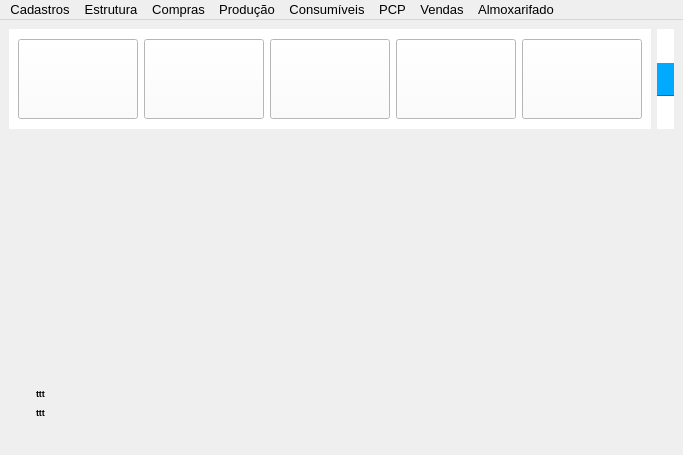
<?xml version="1.0" encoding="UTF-8"?>
<ui version="4.0">
 <class>Menu_Principal</class>
 <widget class="QMainWindow" name="Menu_Principal">
  <property name="geometry">
   <rect>
    <x>0</x>
    <y>0</y>
    <width>683</width>
    <height>455</height>
   </rect>
  </property>
  <property name="sizePolicy">
   <sizepolicy hsizetype="Preferred" vsizetype="Preferred">
    <horstretch>0</horstretch>
    <verstretch>0</verstretch>
   </sizepolicy>
  </property>
  <property name="maximumSize">
   <size>
    <width>16777215</width>
    <height>16777215</height>
   </size>
  </property>
  <property name="windowTitle">
   <string>ERP Suzuki</string>
  </property>
  <property name="windowIcon">
   <iconset>
    <normaloff>../../menu/icones/maquinas.jpg</normaloff>../../menu/icones/maquinas.jpg</iconset>
  </property>
  <property name="styleSheet">
   <string notr="true"/>
  </property>
  <widget class="QWidget" name="centralwidget">
   <property name="maximumSize">
    <size>
     <width>16777215</width>
     <height>16777215</height>
    </size>
   </property>
   <layout class="QVBoxLayout" name="verticalLayout">
    <item>
     <widget class="QWidget" name="widget_8" native="true">
      <property name="minimumSize">
       <size>
        <width>0</width>
        <height>100</height>
       </size>
      </property>
      <property name="maximumSize">
       <size>
        <width>16777215</width>
        <height>100</height>
       </size>
      </property>
      <layout class="QHBoxLayout" name="horizontalLayout_3">
       <property name="leftMargin">
        <number>0</number>
       </property>
       <property name="topMargin">
        <number>0</number>
       </property>
       <property name="rightMargin">
        <number>0</number>
       </property>
       <property name="bottomMargin">
        <number>0</number>
       </property>
       <item>
        <widget class="QWidget" name="widget_7" native="true">
         <property name="minimumSize">
          <size>
           <width>0</width>
           <height>0</height>
          </size>
         </property>
         <property name="maximumSize">
          <size>
           <width>700</width>
           <height>16777215</height>
          </size>
         </property>
         <property name="styleSheet">
          <string notr="true">background-color: rgb(255, 255, 255);</string>
         </property>
         <layout class="QHBoxLayout" name="horizontalLayout_2">
          <property name="leftMargin">
           <number>9</number>
          </property>
          <item>
           <widget class="QPushButton" name="btn_1">
            <property name="sizePolicy">
             <sizepolicy hsizetype="Preferred" vsizetype="Preferred">
              <horstretch>0</horstretch>
              <verstretch>0</verstretch>
             </sizepolicy>
            </property>
            <property name="minimumSize">
             <size>
              <width>120</width>
              <height>80</height>
             </size>
            </property>
            <property name="maximumSize">
             <size>
              <width>120</width>
              <height>80</height>
             </size>
            </property>
            <property name="font">
             <font>
              <pointsize>9</pointsize>
              <weight>75</weight>
              <bold>true</bold>
             </font>
            </property>
            <property name="cursor">
             <cursorShape>PointingHandCursor</cursorShape>
            </property>
            <property name="layoutDirection">
             <enum>Qt::LeftToRight</enum>
            </property>
            <property name="autoFillBackground">
             <bool>false</bool>
            </property>
            <property name="styleSheet">
             <string notr="true">background-color: rgb(255, 255, 255);</string>
            </property>
            <property name="text">
             <string/>
            </property>
            <property name="iconSize">
             <size>
              <width>60</width>
              <height>60</height>
             </size>
            </property>
            <property name="checkable">
             <bool>false</bool>
            </property>
            <property name="autoDefault">
             <bool>false</bool>
            </property>
            <property name="default">
             <bool>false</bool>
            </property>
            <property name="flat">
             <bool>false</bool>
            </property>
           </widget>
          </item>
          <item>
           <widget class="QPushButton" name="btn_2">
            <property name="sizePolicy">
             <sizepolicy hsizetype="Preferred" vsizetype="Preferred">
              <horstretch>0</horstretch>
              <verstretch>0</verstretch>
             </sizepolicy>
            </property>
            <property name="minimumSize">
             <size>
              <width>120</width>
              <height>80</height>
             </size>
            </property>
            <property name="maximumSize">
             <size>
              <width>120</width>
              <height>80</height>
             </size>
            </property>
            <property name="font">
             <font>
              <pointsize>9</pointsize>
              <weight>75</weight>
              <bold>true</bold>
             </font>
            </property>
            <property name="cursor">
             <cursorShape>PointingHandCursor</cursorShape>
            </property>
            <property name="layoutDirection">
             <enum>Qt::LeftToRight</enum>
            </property>
            <property name="autoFillBackground">
             <bool>false</bool>
            </property>
            <property name="styleSheet">
             <string notr="true">background-color: rgb(255, 255, 255);</string>
            </property>
            <property name="text">
             <string/>
            </property>
            <property name="iconSize">
             <size>
              <width>60</width>
              <height>60</height>
             </size>
            </property>
            <property name="checkable">
             <bool>false</bool>
            </property>
            <property name="autoDefault">
             <bool>false</bool>
            </property>
            <property name="default">
             <bool>false</bool>
            </property>
            <property name="flat">
             <bool>false</bool>
            </property>
           </widget>
          </item>
          <item>
           <widget class="QPushButton" name="btn_3">
            <property name="sizePolicy">
             <sizepolicy hsizetype="Preferred" vsizetype="Preferred">
              <horstretch>0</horstretch>
              <verstretch>0</verstretch>
             </sizepolicy>
            </property>
            <property name="minimumSize">
             <size>
              <width>120</width>
              <height>80</height>
             </size>
            </property>
            <property name="maximumSize">
             <size>
              <width>120</width>
              <height>80</height>
             </size>
            </property>
            <property name="font">
             <font>
              <pointsize>9</pointsize>
              <weight>75</weight>
              <bold>true</bold>
             </font>
            </property>
            <property name="cursor">
             <cursorShape>PointingHandCursor</cursorShape>
            </property>
            <property name="layoutDirection">
             <enum>Qt::LeftToRight</enum>
            </property>
            <property name="autoFillBackground">
             <bool>false</bool>
            </property>
            <property name="styleSheet">
             <string notr="true">background-color: rgb(255, 255, 255);</string>
            </property>
            <property name="text">
             <string/>
            </property>
            <property name="iconSize">
             <size>
              <width>60</width>
              <height>60</height>
             </size>
            </property>
            <property name="checkable">
             <bool>false</bool>
            </property>
            <property name="autoDefault">
             <bool>false</bool>
            </property>
            <property name="default">
             <bool>false</bool>
            </property>
            <property name="flat">
             <bool>false</bool>
            </property>
           </widget>
          </item>
          <item>
           <widget class="QPushButton" name="btn_4">
            <property name="sizePolicy">
             <sizepolicy hsizetype="Preferred" vsizetype="Preferred">
              <horstretch>0</horstretch>
              <verstretch>0</verstretch>
             </sizepolicy>
            </property>
            <property name="minimumSize">
             <size>
              <width>120</width>
              <height>80</height>
             </size>
            </property>
            <property name="maximumSize">
             <size>
              <width>120</width>
              <height>80</height>
             </size>
            </property>
            <property name="font">
             <font>
              <pointsize>9</pointsize>
              <weight>75</weight>
              <bold>true</bold>
             </font>
            </property>
            <property name="cursor">
             <cursorShape>PointingHandCursor</cursorShape>
            </property>
            <property name="layoutDirection">
             <enum>Qt::LeftToRight</enum>
            </property>
            <property name="autoFillBackground">
             <bool>false</bool>
            </property>
            <property name="styleSheet">
             <string notr="true">background-color: rgb(255, 255, 255);</string>
            </property>
            <property name="text">
             <string/>
            </property>
            <property name="iconSize">
             <size>
              <width>60</width>
              <height>60</height>
             </size>
            </property>
            <property name="checkable">
             <bool>false</bool>
            </property>
            <property name="autoDefault">
             <bool>false</bool>
            </property>
            <property name="default">
             <bool>false</bool>
            </property>
            <property name="flat">
             <bool>false</bool>
            </property>
           </widget>
          </item>
          <item>
           <widget class="QPushButton" name="btn_5">
            <property name="sizePolicy">
             <sizepolicy hsizetype="Preferred" vsizetype="Preferred">
              <horstretch>0</horstretch>
              <verstretch>0</verstretch>
             </sizepolicy>
            </property>
            <property name="minimumSize">
             <size>
              <width>120</width>
              <height>80</height>
             </size>
            </property>
            <property name="maximumSize">
             <size>
              <width>120</width>
              <height>80</height>
             </size>
            </property>
            <property name="font">
             <font>
              <pointsize>9</pointsize>
              <weight>75</weight>
              <bold>true</bold>
             </font>
            </property>
            <property name="cursor">
             <cursorShape>PointingHandCursor</cursorShape>
            </property>
            <property name="layoutDirection">
             <enum>Qt::LeftToRight</enum>
            </property>
            <property name="autoFillBackground">
             <bool>false</bool>
            </property>
            <property name="styleSheet">
             <string notr="true">background-color: rgb(255, 255, 255);</string>
            </property>
            <property name="text">
             <string/>
            </property>
            <property name="iconSize">
             <size>
              <width>60</width>
              <height>60</height>
             </size>
            </property>
            <property name="checkable">
             <bool>false</bool>
            </property>
            <property name="autoDefault">
             <bool>false</bool>
            </property>
            <property name="default">
             <bool>false</bool>
            </property>
            <property name="flat">
             <bool>false</bool>
            </property>
           </widget>
          </item>
         </layout>
        </widget>
       </item>
       <item>
        <widget class="QWidget" name="widget_9" native="true">
         <property name="minimumSize">
          <size>
           <width>0</width>
           <height>0</height>
          </size>
         </property>
         <property name="maximumSize">
          <size>
           <width>16777215</width>
           <height>16777215</height>
          </size>
         </property>
         <property name="styleSheet">
          <string notr="true">background-color: qlineargradient(spread:pad, x1:0, y1:0, x2:0, y2:1, stop:0.329545 rgba(255, 255, 255, 255), stop:0.339799 rgba(255, 255, 255, 255), stop:0.340909 rgba(0, 170, 255, 255), stop:0.662444 rgba(0, 170, 255, 255), stop:0.662469 rgba(0, 0, 255, 255), stop:0.670455 rgba(255, 255, 255, 255));</string>
         </property>
        </widget>
       </item>
      </layout>
     </widget>
    </item>
    <item>
     <widget class="QWidget" name="widget" native="true">
      <property name="styleSheet">
       <string notr="true"/>
      </property>
     </widget>
    </item>
    <item>
     <widget class="QWidget" name="widget_2" native="true">
      <property name="minimumSize">
       <size>
        <width>0</width>
        <height>150</height>
       </size>
      </property>
      <property name="maximumSize">
       <size>
        <width>16777215</width>
        <height>150</height>
       </size>
      </property>
      <property name="styleSheet">
       <string notr="true"/>
      </property>
      <layout class="QHBoxLayout" name="horizontalLayout">
       <item>
        <widget class="QWidget" name="widget_4" native="true">
         <property name="styleSheet">
          <string notr="true"/>
         </property>
         <layout class="QVBoxLayout" name="verticalLayout_2">
          <item>
           <widget class="QWidget" name="widget_6" native="true">
            <property name="styleSheet">
             <string notr="true"/>
            </property>
           </widget>
          </item>
          <item>
           <widget class="QWidget" name="widget_5" native="true">
            <property name="minimumSize">
             <size>
              <width>0</width>
              <height>50</height>
             </size>
            </property>
            <property name="maximumSize">
             <size>
              <width>16777215</width>
              <height>50</height>
             </size>
            </property>
            <property name="styleSheet">
             <string notr="true"/>
            </property>
            <layout class="QVBoxLayout" name="verticalLayout_3">
             <item>
              <widget class="QLabel" name="label_versao">
               <property name="font">
                <font>
                 <pointsize>7</pointsize>
                 <weight>75</weight>
                 <bold>true</bold>
                </font>
               </property>
               <property name="text">
                <string>ttt</string>
               </property>
               <property name="alignment">
                <set>Qt::AlignLeading|Qt::AlignLeft|Qt::AlignVCenter</set>
               </property>
              </widget>
             </item>
             <item>
              <widget class="QLabel" name="label_DataVersao">
               <property name="font">
                <font>
                 <pointsize>7</pointsize>
                 <weight>75</weight>
                 <bold>true</bold>
                </font>
               </property>
               <property name="text">
                <string>ttt</string>
               </property>
               <property name="alignment">
                <set>Qt::AlignLeading|Qt::AlignLeft|Qt::AlignVCenter</set>
               </property>
              </widget>
             </item>
            </layout>
           </widget>
          </item>
         </layout>
        </widget>
       </item>
       <item>
        <widget class="QWidget" name="widget_3" native="true">
         <property name="minimumSize">
          <size>
           <width>400</width>
           <height>0</height>
          </size>
         </property>
         <property name="maximumSize">
          <size>
           <width>400</width>
           <height>16777215</height>
          </size>
         </property>
         <property name="styleSheet">
          <string notr="true"/>
         </property>
         <layout class="QVBoxLayout" name="verticalLayout_4">
          <item>
           <widget class="QLabel" name="label">
            <property name="text">
             <string/>
            </property>
            <property name="scaledContents">
             <bool>true</bool>
            </property>
           </widget>
          </item>
         </layout>
        </widget>
       </item>
      </layout>
     </widget>
    </item>
   </layout>
  </widget>
  <widget class="QMenuBar" name="menuBar">
   <property name="geometry">
    <rect>
     <x>0</x>
     <y>0</y>
     <width>683</width>
     <height>23</height>
    </rect>
   </property>
   <property name="font">
    <font>
     <pointsize>10</pointsize>
    </font>
   </property>
   <widget class="QMenu" name="menu_Producao">
    <property name="title">
     <string>Produção</string>
    </property>
    <addaction name="action_OP_Incluir"/>
    <addaction name="action_OP_Alterar"/>
    <addaction name="action_OP_Consumo"/>
    <addaction name="action_OP_Encerar"/>
    <addaction name="action_OP_Excluir"/>
    <addaction name="action_Producao_Status"/>
   </widget>
   <widget class="QMenu" name="menu_Estoque">
    <property name="title">
     <string>Almoxarifado</string>
    </property>
    <addaction name="action_Est_Mov"/>
    <addaction name="action_Est_Final"/>
   </widget>
   <widget class="QMenu" name="menu_Produto">
    <property name="title">
     <string>Cadastros</string>
    </property>
    <widget class="QMenu" name="menuProduto">
     <property name="title">
      <string>Produto</string>
     </property>
     <addaction name="action_Prod_Incluir"/>
     <addaction name="actionAlterar_Produto"/>
     <addaction name="action_Consultar_Produto"/>
     <addaction name="actionPesquisar_Produto"/>
     <addaction name="actionImprimir_Fichas"/>
    </widget>
    <widget class="QMenu" name="menuProduto_Preliminar">
     <property name="title">
      <string>Produto Preliminar</string>
     </property>
     <addaction name="action_Pre_Incluir_2"/>
     <addaction name="action_Pre_Status_2"/>
    </widget>
    <addaction name="menuProduto_Preliminar"/>
    <addaction name="menuProduto"/>
    <addaction name="actionConjunto"/>
    <addaction name="actionCliente"/>
    <addaction name="actionFornecedor"/>
    <addaction name="actionFuncionario"/>
    <addaction name="actionNatureza_Opera_o_CFOP"/>
    <addaction name="actionTipo_de_Material"/>
    <addaction name="actionProjetos"/>
    <addaction name="actionLocais_de_Estoque"/>
   </widget>
   <widget class="QMenu" name="menu_Compras">
    <property name="title">
     <string>Compras</string>
    </property>
    <widget class="QMenu" name="menu_Solicitacao">
     <property name="title">
      <string>Solicitação</string>
     </property>
     <addaction name="action_Sol_Incluir"/>
    </widget>
    <widget class="QMenu" name="menu_Requisicao">
     <property name="title">
      <string>Requisição</string>
     </property>
     <addaction name="action_Req_Incluir"/>
    </widget>
    <widget class="QMenu" name="menu_OC">
     <property name="title">
      <string>Ordem de Compra</string>
     </property>
     <addaction name="action_OC_Incluir"/>
     <addaction name="action_OC_Alterar"/>
    </widget>
    <addaction name="menu_Solicitacao"/>
    <addaction name="menu_Requisicao"/>
    <addaction name="menu_OC"/>
    <addaction name="action_Compras_Status"/>
   </widget>
   <widget class="QMenu" name="menu_Plano">
    <property name="title">
     <string>PCP</string>
    </property>
    <addaction name="action_Pcp_Previsao"/>
    <addaction name="action_Pcp_Produto"/>
   </widget>
   <widget class="QMenu" name="menu_Vendas">
    <property name="title">
     <string>Vendas</string>
    </property>
    <widget class="QMenu" name="menu_PI">
     <property name="title">
      <string>Pedido Interno (PI)</string>
     </property>
     <addaction name="action_PI_Incluir"/>
     <addaction name="action_PI_Alterar"/>
    </widget>
    <widget class="QMenu" name="menu_OV">
     <property name="title">
      <string>Ordem de Venda (OV)</string>
     </property>
     <addaction name="action_OV_Incluir"/>
     <addaction name="action_OV_Alterar"/>
    </widget>
    <addaction name="menu_PI"/>
    <addaction name="menu_OV"/>
    <addaction name="action_Vendas_Status"/>
   </widget>
   <widget class="QMenu" name="menuEstrutura">
    <property name="title">
     <string>Estrutura</string>
    </property>
    <addaction name="actionCadastrar_Vers_o"/>
    <addaction name="action_Estr_Incluir"/>
    <addaction name="action_Estr_Custo"/>
   </widget>
   <widget class="QMenu" name="menuConsum_veis">
    <property name="title">
     <string>Consumíveis</string>
    </property>
    <addaction name="action_CI_Incluir"/>
   </widget>
   <addaction name="menu_Produto"/>
   <addaction name="menuEstrutura"/>
   <addaction name="menu_Compras"/>
   <addaction name="menu_Producao"/>
   <addaction name="menuConsum_veis"/>
   <addaction name="menu_Plano"/>
   <addaction name="menu_Vendas"/>
   <addaction name="menu_Estoque"/>
  </widget>
  <action name="action_Incluir_Sol">
   <property name="text">
    <string>Inclui Solicitação</string>
   </property>
  </action>
  <action name="action_Consulta_Sol">
   <property name="text">
    <string>Consulta Solicitação</string>
   </property>
  </action>
  <action name="action_Consome_OS">
   <property name="text">
    <string>&quot;ANTIGO&quot; Consumo OS</string>
   </property>
  </action>
  <action name="action_IncluirOC_PDF">
   <property name="text">
    <string>Inclui OC (PDF)</string>
   </property>
  </action>
  <action name="action_Inclui_OP">
   <property name="text">
    <string>Inclui OP</string>
   </property>
  </action>
  <action name="action_Altera_OP">
   <property name="text">
    <string>Altera OP</string>
   </property>
  </action>
  <action name="action_Consulta_OP">
   <property name="text">
    <string>Consulta OP</string>
   </property>
  </action>
  <action name="action_Consumo_OP">
   <property name="text">
    <string>Consumo OP</string>
   </property>
  </action>
  <action name="action_Inclui_Req7">
   <property name="text">
    <string>Inclui Requisição1</string>
   </property>
  </action>
  <action name="a1ction_Consulta_Req">
   <property name="text">
    <string>Consulta Requisição1</string>
   </property>
  </action>
  <action name="action_Produto_PCP">
   <property name="text">
    <string>Consulta Produto1</string>
   </property>
   <property name="iconVisibleInMenu">
    <bool>true</bool>
   </property>
  </action>
  <action name="action_Encerra_OP">
   <property name="text">
    <string>Encerra OP</string>
   </property>
  </action>
  <action name="action_Est_Mov">
   <property name="text">
    <string>Movimentação</string>
   </property>
  </action>
  <action name="actionCadastro_Equipamento_N_S_rie">
   <property name="text">
    <string>Cadastro Equipamento (Nº Série)</string>
   </property>
  </action>
  <action name="actionCadastro_Par_metro_Checklist">
   <property name="text">
    <string>Cadastro Parâmetro/Checklist</string>
   </property>
  </action>
  <action name="actionIncluir_Par_metro_Check_M_quina">
   <property name="text">
    <string>Incluir Parâmetro Check/Máquina</string>
   </property>
  </action>
  <action name="actionIncluir_M_quinas_ao_Cliente">
   <property name="text">
    <string>Incluir Máquinas/Cliente</string>
   </property>
  </action>
  <action name="actionIncluir_Equipamento_M_quina">
   <property name="text">
    <string>Incluir Equipamento/Máquina</string>
   </property>
  </action>
  <action name="action_MP_Maquina">
   <property name="text">
    <string>Maquinas</string>
   </property>
  </action>
  <action name="action_MP_Equipamento">
   <property name="text">
    <string>Equipamentos</string>
   </property>
  </action>
  <action name="action_MP_EtapaMaq">
   <property name="text">
    <string>Etapas/Maquina</string>
   </property>
  </action>
  <action name="action_MP_ParaMaq">
   <property name="text">
    <string>Parâmetro Check/Máquina</string>
   </property>
  </action>
  <action name="action_MP_EquipMaq">
   <property name="text">
    <string>Equipamento/Máquina</string>
   </property>
  </action>
  <action name="action_Incluir_MP">
   <property name="text">
    <string>Incluir MP</string>
   </property>
  </action>
  <action name="action_MP_Acompanha">
   <property name="text">
    <string>Acompanhar MP</string>
   </property>
  </action>
  <action name="action_MP_Parametro">
   <property name="text">
    <string>Parâmetros</string>
   </property>
  </action>
  <action name="action_MP_Usuario">
   <property name="text">
    <string>Usuários</string>
   </property>
  </action>
  <action name="action_MP_MaqCliente">
   <property name="text">
    <string>Máquina/Cliente</string>
   </property>
  </action>
  <action name="action_Incluir_PCP">
   <property name="text">
    <string>Incluir Plano</string>
   </property>
  </action>
  <action name="action_Previsao_PCP">
   <property name="text">
    <string>Previsão Entrega Plano1</string>
   </property>
  </action>
  <action name="action_IncluirOC">
   <property name="text">
    <string>Inclui OC (Manual)</string>
   </property>
  </action>
  <action name="action_AlteraOC">
   <property name="text">
    <string>Altera OC</string>
   </property>
  </action>
  <action name="action_Inclui_OP_Lote">
   <property name="text">
    <string>Inclui OP (Lote)</string>
   </property>
  </action>
  <action name="action_Exclui_OP">
   <property name="text">
    <string>Exclui OP</string>
   </property>
  </action>
  <action name="action_Est_Final">
   <property name="text">
    <string>Estoque Final</string>
   </property>
  </action>
  <action name="action_Prod_Status">
   <property name="text">
    <string>Consulta Status</string>
   </property>
  </action>
  <action name="actionCusto_Pre_o_de_Venda">
   <property name="text">
    <string>Custo/Preço Estrutura</string>
   </property>
  </action>
  <action name="action_Estr_Incluir">
   <property name="text">
    <string>Incluir/Editar</string>
   </property>
  </action>
  <action name="action_Estr_Custo">
   <property name="text">
    <string>Custo/Preço Venda</string>
   </property>
  </action>
  <action name="action_Sol_Incluir">
   <property name="text">
    <string>Incluir Sol</string>
   </property>
  </action>
  <action name="action_Compras_Status">
   <property name="text">
    <string>Status Compras</string>
   </property>
  </action>
  <action name="action_Req_Incluir">
   <property name="text">
    <string>Incluir Req</string>
   </property>
  </action>
  <action name="action_Consulta_Req">
   <property name="text">
    <string>Consultar Req</string>
   </property>
  </action>
  <action name="action_OC_Incluir">
   <property name="text">
    <string>Incluir OC</string>
   </property>
  </action>
  <action name="action_OC_Alterar">
   <property name="text">
    <string>Alterar OC</string>
   </property>
  </action>
  <action name="action_Pcp_Previsao">
   <property name="text">
    <string>Materiais Pendentes (Previsão)</string>
   </property>
  </action>
  <action name="action_Pcp_Produto">
   <property name="text">
    <string>Situação Produto</string>
   </property>
  </action>
  <action name="action_Plano_Produto">
   <property name="text">
    <string>Previsão Produto</string>
   </property>
  </action>
  <action name="action_PI_Incluir">
   <property name="text">
    <string>Incluir PI</string>
   </property>
  </action>
  <action name="action_PI_Alterar">
   <property name="text">
    <string>Alterar PI</string>
   </property>
  </action>
  <action name="action_PI_Previsao">
   <property name="text">
    <string>Previsão PI</string>
   </property>
  </action>
  <action name="action_OV_Incluir">
   <property name="text">
    <string>Incluir OV</string>
   </property>
  </action>
  <action name="action_OV_Alterar">
   <property name="text">
    <string>Alterar OV</string>
   </property>
  </action>
  <action name="action_Vendas_Status">
   <property name="text">
    <string>Status Vendas</string>
   </property>
  </action>
  <action name="action_OP_Incluir">
   <property name="text">
    <string>Incluir OP</string>
   </property>
  </action>
  <action name="action_OP_Lote">
   <property name="text">
    <string>Incluir OP (Lote)</string>
   </property>
  </action>
  <action name="action_OP_Alterar">
   <property name="text">
    <string>Alterar OP</string>
   </property>
  </action>
  <action name="action_OP_Consumo">
   <property name="text">
    <string>Consumir OP</string>
   </property>
  </action>
  <action name="action_OP_Encerar">
   <property name="text">
    <string>Encerrar OP</string>
   </property>
  </action>
  <action name="action_OP_Excluir">
   <property name="text">
    <string>Excluir OP</string>
   </property>
  </action>
  <action name="action_Producao_Status">
   <property name="text">
    <string>Status OP</string>
   </property>
  </action>
  <action name="actionIncluir_CI">
   <property name="text">
    <string>Incluir CI</string>
   </property>
  </action>
  <action name="action_Pre_Incluir">
   <property name="text">
    <string>Incluir Pré</string>
   </property>
  </action>
  <action name="action_Pre_Status">
   <property name="text">
    <string>Status Pré</string>
   </property>
  </action>
  <action name="actionCusto_Venda_de_Produto">
   <property name="text">
    <string>Custo/Venda de Produto</string>
   </property>
  </action>
  <action name="action_CI_Incluir">
   <property name="text">
    <string>Incluir CI</string>
   </property>
  </action>
  <action name="action_Pre_Incluir_2">
   <property name="text">
    <string>Incluir Pré</string>
   </property>
  </action>
  <action name="action_Pre_Status_2">
   <property name="text">
    <string>Status Pré</string>
   </property>
  </action>
  <action name="actionidfgfd">
   <property name="text">
    <string>idfgfd</string>
   </property>
  </action>
  <action name="action_Prod_Incluir">
   <property name="text">
    <string>Incluir Produto</string>
   </property>
  </action>
  <action name="action_Consultar_Produto">
   <property name="text">
    <string>Consultar Produto</string>
   </property>
  </action>
  <action name="actionAlterar_Produto">
   <property name="text">
    <string>Alterar Produto</string>
   </property>
  </action>
  <action name="actionPesquisar_Produto">
   <property name="text">
    <string>Pesquisar Produto</string>
   </property>
  </action>
  <action name="actionCliente">
   <property name="text">
    <string>Cliente</string>
   </property>
  </action>
  <action name="actionFornecedor">
   <property name="text">
    <string>Fornecedor</string>
   </property>
  </action>
  <action name="actionFuncionario">
   <property name="text">
    <string>Funcionário</string>
   </property>
  </action>
  <action name="actionConjunto">
   <property name="text">
    <string>Conjunto</string>
   </property>
  </action>
  <action name="actionNatureza_Opera_o_CFOP">
   <property name="text">
    <string>Natureza Operação (CFOP)</string>
   </property>
  </action>
  <action name="actionTipo_de_Material">
   <property name="text">
    <string>Tipo de Material</string>
   </property>
  </action>
  <action name="actionProjetos">
   <property name="text">
    <string>Projeto</string>
   </property>
  </action>
  <action name="actionLocais_de_Estoque">
   <property name="text">
    <string>Local de Estoque</string>
   </property>
  </action>
  <action name="actionCadastrar_Vers_o">
   <property name="text">
    <string>Cadastrar Versão</string>
   </property>
  </action>
  <action name="actionImprimir_Fichas">
   <property name="text">
    <string>Imprimir Fichas</string>
   </property>
  </action>
 </widget>
 <resources/>
 <connections/>
</ui>
